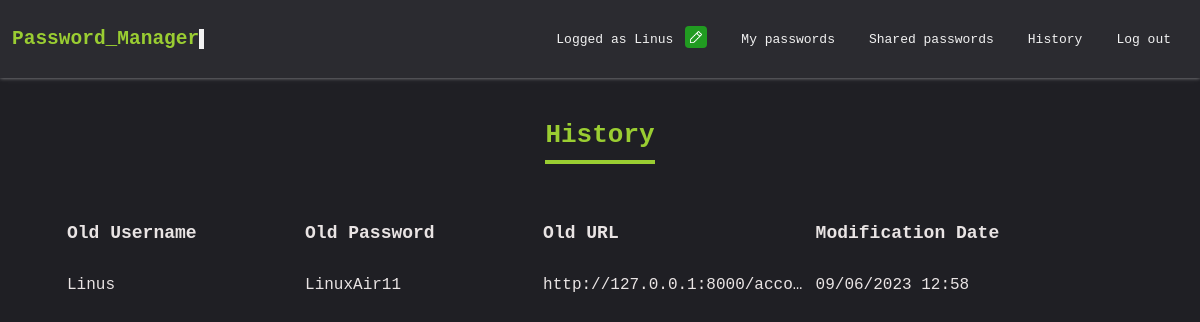
The page /history (signed in) on the database its author committed.
### app/models.py (models this page shows)
class ItemHistory(models.Model):
    item = models.ForeignKey(Item, on_delete=models.CASCADE)
    password = models.CharField(max_length=255)
    user_name = models.CharField(max_length=255)
    url = models.CharField(blank=False, null=False, max_length=255)
    modified_at = models.DateTimeField(auto_now_add=True)

### app/views.py (the view, shortened to what this page needs)
# urls.py: path("history", item_history, name="history"),
@login_required
def item_history(request):
    user = request.user
    items = Item.objects.filter(creation_user=user)
    item_history = ItemHistory.objects.filter(item__in=items)
    shared_items = SharedItem.objects.filter(receiving_user=user)
    shared_item_history = []
    for item in item_history:
        item.password = crypter.decrypt(item.password.encode()).decode()
        item.user_name = crypter.decrypt(item.user_name.encode()).decode()
        item.url = crypter.decrypt(item.url.encode()).decode()
    for history in shared_item_history:
        history.item.password = crypter.decrypt(history.item.password.encode()).decode()
        history.item.user_name = crypter.decrypt(
            history.item.user_name.encode()
        ).decode()
        history.item.url = crypter.decrypt(history.item.url.encode()).decode()
    has_shared_items = shared_items.exists()
    return render(
        request,
        "item_history.html",
        context={
            "item_history": item_history,
            "shared_item_history": shared_item_history,
            "has_shared_items": has_shared_items,
        },
    )

### templates/item_history.html (shortened to what this page needs)
{% load static %}
{% load tz %}
<!DOCTYPE html>
<html>
<head>
    <link rel="stylesheet" href="{% static 'css/app.css' %}" type="text/css">
    <link rel="stylesheet" href="{% static 'css/items.css' %}" type="text/css">
    <link rel="stylesheet" href="{% static 'css/navigation_bar.css' %}" type="text/css">
</head>
<body>
    {% include 'navigation_bar.html' %}
    <div class="items-list">
        <h1 class="title">History</h1>
        <table>
            <thead>
                <tr>
                    <th>Old Username</th>
                    <th>Old Password</th>
                    <th>Old URL</th>
                    <th>Modification Date</th>
                </tr>
            </thead>
            <tbody>
                {% for history in item_history %}
                <tr>
                    <td>{{ history.user_name }}</td>
                    <td>{{ history.password }}</td>
                    <td class="item-url">
                        <a href="{{ history.url }}" target="_blank" title="{{ history.url }}">{{ history.url }}</a>
                    </td>
                    <td>{{ history.modified_at|date:"d/m/Y H:i" }}</td>
                </tr>
                {% endfor %}
            </tbody>
        </table>
    </div>
</body>
</html>

### templates/navigation_bar.html (shortened to what this page needs)
{% load static %}
<nav>
    <div class="title" onclick="gotoHome()">
        <h1>Password_Manager</h1>
        <div class="flash"></div>
    </div>
    <ul class="nav-ul">
        {% if user.is_authenticated %}
        <li class="action-username">
            <p>Logged as {{ user.username }}</p>
            <a href="changedmymind" title="Change username" class="tooltip">
                <img class="edit" src="{% static 'img/edit.png' %}" />
            </a>
        </li>
        <li><a href="/items_list">My passwords</a></li>
        <li><a href="/shared_items">Shared passwords</a></li>
        <li><a href="/history">History</a></li>
        <li><a href="/accounts/logout">Log out</a></li>
        {% else %}
        <li><a href="/accounts/login">Log in</a></li>
        <li><a href="/accounts/register">Sign up</a></li>
        {% endif %}
    </ul>
</nav>

### static/css/app.css (style rules this page uses)
body { margin: 0; padding: 0; font-family: monospace; color: rgb(233, 228, 228); background-color: rgb(31, 31, 36); }
a { text-decoration: none; color: rgb(233, 228, 228); }
.action-username { display: flex; align-items: center; }
.action-username img { width: 12px; height: 12px; padding: 5px; border-radius: 4px; background-color: rgb(33, 155, 33); border: none; }
.action-username .tooltip { display: inline; position: relative; }

### static/css/items.css (style rules this page uses)
.items-list { display: flex; flex-direction: column; justify-content: center; align-items: center; margin-top: 24px; gap: 20px; }
.items-list .title { color: yellowgreen; padding-bottom: 10px; border-bottom: 4px solid yellowgreen; }
.items-list table { width: 90%; }
.items-list table thead tr th { text-align: start; height: 60px; font-size: 18px; padding: 0 5px; }
.items-list table tbody tr td { font-size: 16px; height: 40px; padding: 0 5px; }
.item-url { max-width: 150px; overflow: hidden; white-space: nowrap; text-overflow: ellipsis; }

### static/css/navigation_bar.css (style rules this page uses)
nav { display: flex; justify-content: space-between; background-color: rgb(43, 43, 48); color: #F2F2F2; padding: 12px; box-shadow: 0px 0px 4px #ffffff8a; }
nav ul { margin: 0; padding: 0; list-style: none; display: flex; align-items: center; }
nav li { margin: 0 5px; }
nav a { color: #F2F2F2; display: block; padding: 6px 12px; text-decoration: none; }
nav .title { display: flex; align-items: center; color: yellowgreen; }
nav .flash { width: 5px; height: 20px; background-color: #F2F2F2; animation-duration: 1.5s; animation-name: cling; animation-iteration-count: infinite; transition: none; }

### rows shown on the page
ItemHistory: user_name "Linus", password "LinuxAir11", url "http://127.0.0.1:8000/acco…", modified_at "09/06/2023 12:58"

### other values the page prints
{{ user.username }} "Linus"
